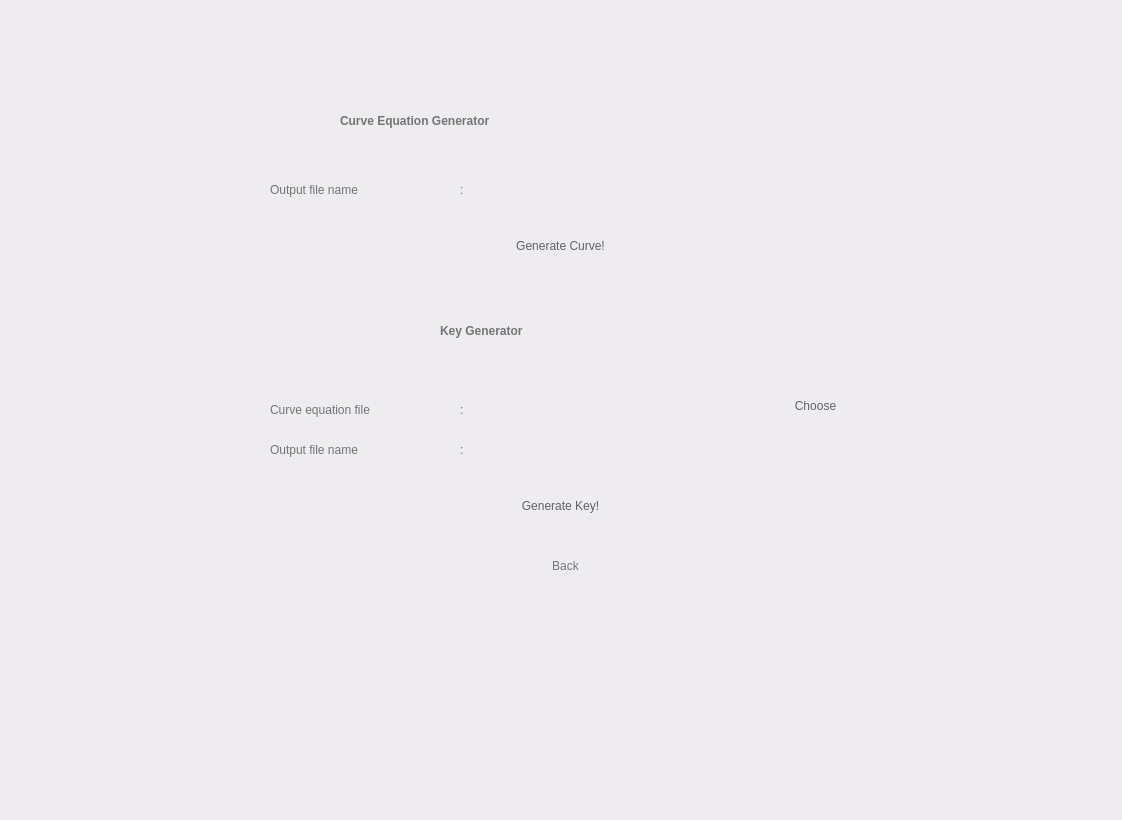
<?xml version="1.0" encoding="UTF-8"?>
<ui version="4.0">
 <class>Widget</class>
 <widget class="QWidget" name="Widget">
  <property name="geometry">
   <rect>
    <x>0</x>
    <y>0</y>
    <width>1122</width>
    <height>820</height>
   </rect>
  </property>
  <property name="windowTitle">
   <string>Widget</string>
  </property>
  <property name="styleSheet">
   <string notr="true">background-color: rgb(238, 236, 239);</string>
  </property>
  <widget class="QWidget" name="widget1" native="true">
   <property name="geometry">
    <rect>
     <x>0</x>
     <y>0</y>
     <width>1121</width>
     <height>821</height>
    </rect>
   </property>
   <property name="styleSheet">
    <string notr="true">QWidget#widget1 {background-color: rgb(246, 245, 247);};

</string>
   </property>
   <widget class="QPushButton" name="goButton">
    <property name="geometry">
     <rect>
      <x>480</x>
      <y>480</y>
      <width>161</width>
      <height>51</height>
     </rect>
    </property>
    <property name="styleSheet">
     <string notr="true">font: 17pt &quot;Product Sans&quot;;
color: rgb(96, 99, 103);
border-radius: 25px;
</string>
    </property>
    <property name="text">
     <string>Generate Key!</string>
    </property>
   </widget>
   <widget class="QPushButton" name="backButton">
    <property name="geometry">
     <rect>
      <x>530</x>
      <y>550</y>
      <width>71</width>
      <height>31</height>
     </rect>
    </property>
    <property name="styleSheet">
     <string notr="true">font: 12pt &quot;Product Sans&quot;;
color: rgb(118, 121, 128);
background-color: rgba(255, 255, 255, 0);
border-radius: 15px;
</string>
    </property>
    <property name="text">
     <string>Back</string>
    </property>
   </widget>
   <widget class="QLineEdit" name="outputKeyFileField">
    <property name="geometry">
     <rect>
      <x>480</x>
      <y>430</y>
      <width>291</width>
      <height>31</height>
     </rect>
    </property>
    <property name="styleSheet">
     <string notr="true">border-radius: 2px;
padding-left: 10px;
color: rgb(116, 116, 118);
</string>
    </property>
   </widget>
   <widget class="QLabel" name="label_31">
    <property name="geometry">
     <rect>
      <x>270</x>
      <y>440</y>
      <width>171</width>
      <height>20</height>
     </rect>
    </property>
    <property name="styleSheet">
     <string notr="true">background-color: rgba(255, 255, 255, 0);
font: 15pt &quot;Product Sans&quot;;
color: rgb(116, 116, 118);</string>
    </property>
    <property name="text">
     <string>Output file name</string>
    </property>
    <property name="alignment">
     <set>Qt::AlignLeading|Qt::AlignLeft|Qt::AlignVCenter</set>
    </property>
   </widget>
   <widget class="QLabel" name="label_30">
    <property name="geometry">
     <rect>
      <x>460</x>
      <y>440</y>
      <width>16</width>
      <height>20</height>
     </rect>
    </property>
    <property name="styleSheet">
     <string notr="true">background-color: rgba(255, 255, 255, 0);
font: 15pt &quot;Product Sans&quot;;
color: rgb(116, 116, 118);</string>
    </property>
    <property name="text">
     <string>:</string>
    </property>
    <property name="alignment">
     <set>Qt::AlignLeading|Qt::AlignLeft|Qt::AlignVCenter</set>
    </property>
   </widget>
   <widget class="QPushButton" name="goButton_2">
    <property name="geometry">
     <rect>
      <x>480</x>
      <y>220</y>
      <width>161</width>
      <height>51</height>
     </rect>
    </property>
    <property name="styleSheet">
     <string notr="true">font: 17pt &quot;Product Sans&quot;;
color: rgb(96, 99, 103);
border-radius: 25px;
</string>
    </property>
    <property name="text">
     <string>Generate Curve!</string>
    </property>
   </widget>
   <widget class="QLabel" name="label_32">
    <property name="geometry">
     <rect>
      <x>460</x>
      <y>180</y>
      <width>16</width>
      <height>20</height>
     </rect>
    </property>
    <property name="styleSheet">
     <string notr="true">background-color: rgba(255, 255, 255, 0);
font: 15pt &quot;Product Sans&quot;;
color: rgb(116, 116, 118);</string>
    </property>
    <property name="text">
     <string>:</string>
    </property>
    <property name="alignment">
     <set>Qt::AlignLeading|Qt::AlignLeft|Qt::AlignVCenter</set>
    </property>
   </widget>
   <widget class="QLineEdit" name="outputCurveFileField">
    <property name="geometry">
     <rect>
      <x>480</x>
      <y>170</y>
      <width>291</width>
      <height>31</height>
     </rect>
    </property>
    <property name="styleSheet">
     <string notr="true">border-radius: 2px;
padding-left: 10px;
color: rgb(116, 116, 118);
</string>
    </property>
   </widget>
   <widget class="QLabel" name="label_33">
    <property name="geometry">
     <rect>
      <x>270</x>
      <y>180</y>
      <width>171</width>
      <height>20</height>
     </rect>
    </property>
    <property name="styleSheet">
     <string notr="true">background-color: rgba(255, 255, 255, 0);
font: 15pt &quot;Product Sans&quot;;
color: rgb(116, 116, 118);</string>
    </property>
    <property name="text">
     <string>Output file name</string>
    </property>
    <property name="alignment">
     <set>Qt::AlignLeading|Qt::AlignLeft|Qt::AlignVCenter</set>
    </property>
   </widget>
   <widget class="QLabel" name="label_2">
    <property name="geometry">
     <rect>
      <x>340</x>
      <y>100</y>
      <width>441</width>
      <height>41</height>
     </rect>
    </property>
    <property name="styleSheet">
     <string notr="true">background-color: rgba(255, 255, 255, 0);
color: rgb(116, 116, 118);
font: 36pt &quot;Product Sans&quot;;
font-weight: bold;
</string>
    </property>
    <property name="text">
     <string>Curve Equation Generator</string>
    </property>
    <property name="alignment">
     <set>Qt::AlignLeading|Qt::AlignLeft|Qt::AlignVCenter</set>
    </property>
   </widget>
   <widget class="QLabel" name="label_3">
    <property name="geometry">
     <rect>
      <x>440</x>
      <y>310</y>
      <width>241</width>
      <height>41</height>
     </rect>
    </property>
    <property name="styleSheet">
     <string notr="true">background-color: rgba(255, 255, 255, 0);
color: rgb(116, 116, 118);
font: 36pt &quot;Product Sans&quot;;
font-weight: bold;
</string>
    </property>
    <property name="text">
     <string>Key Generator</string>
    </property>
    <property name="alignment">
     <set>Qt::AlignLeading|Qt::AlignLeft|Qt::AlignVCenter</set>
    </property>
   </widget>
  </widget>
  <widget class="QLineEdit" name="curveFileField">
   <property name="geometry">
    <rect>
     <x>480</x>
     <y>390</y>
     <width>291</width>
     <height>31</height>
    </rect>
   </property>
   <property name="styleSheet">
    <string notr="true">border-radius: 2px;
padding-left: 10px;
color: rgb(116, 116, 118);
</string>
   </property>
   <property name="readOnly">
    <bool>true</bool>
   </property>
  </widget>
  <widget class="QPushButton" name="curveEquationFileButton">
   <property name="geometry">
    <rect>
     <x>780</x>
     <y>390</y>
     <width>71</width>
     <height>31</height>
    </rect>
   </property>
   <property name="styleSheet">
    <string notr="true">font: 15pt &quot;Product Sans&quot;;
color: rgb(96, 99, 103);
border-radius: 15px;
</string>
   </property>
   <property name="text">
    <string>Choose</string>
   </property>
   <property name="default">
    <bool>true</bool>
   </property>
  </widget>
  <widget class="QLabel" name="label_44">
   <property name="geometry">
    <rect>
     <x>460</x>
     <y>400</y>
     <width>16</width>
     <height>20</height>
    </rect>
   </property>
   <property name="styleSheet">
    <string notr="true">background-color: rgba(255, 255, 255, 0);
font: 15pt &quot;Product Sans&quot;;
color: rgb(116, 116, 118);</string>
   </property>
   <property name="text">
    <string>:</string>
   </property>
   <property name="alignment">
    <set>Qt::AlignLeading|Qt::AlignLeft|Qt::AlignVCenter</set>
   </property>
  </widget>
  <widget class="QLabel" name="label_45">
   <property name="geometry">
    <rect>
     <x>270</x>
     <y>400</y>
     <width>171</width>
     <height>20</height>
    </rect>
   </property>
   <property name="styleSheet">
    <string notr="true">background-color: rgba(255, 255, 255, 0);
font: 15pt &quot;Product Sans&quot;;
color: rgb(116, 116, 118);</string>
   </property>
   <property name="text">
    <string>Curve equation file</string>
   </property>
   <property name="alignment">
    <set>Qt::AlignLeading|Qt::AlignLeft|Qt::AlignVCenter</set>
   </property>
  </widget>
 </widget>
 <resources/>
 <connections/>
 <buttongroups>
  <buttongroup name="buttonGroup"/>
 </buttongroups>
</ui>
